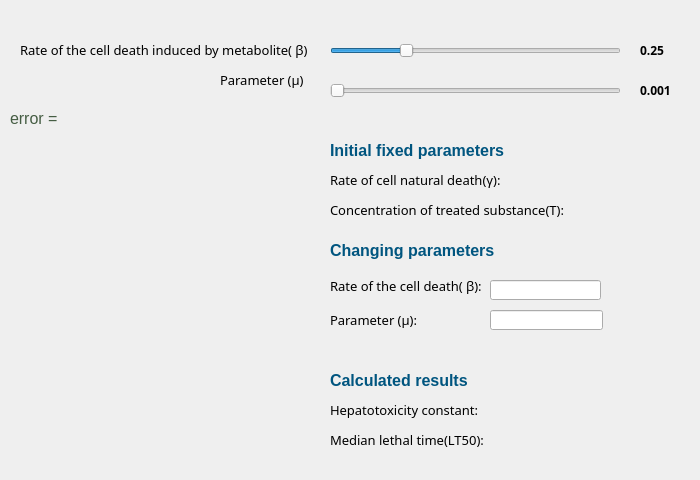
    <widget class="QWidget" name="tab1">
     <attribute name="title">
      <string>Model 1</string>
     </attribute>
     <widget class="QSlider" name="Slider11">
      <property name="geometry">
       <rect>
        <x>330</x>
        <y>40</y>
        <width>291</width>
        <height>22</height>
       </rect>
      </property>
      <property name="styleSheet">
       <string notr="true"/>
      </property>
      <property name="minimum">
       <number>1</number>
      </property>
      <property name="maximum">
       <number>1000</number>
      </property>
      <property name="singleStep">
       <number>50</number>
      </property>
      <property name="value">
       <number>250</number>
      </property>
      <property name="sliderPosition">
       <number>250</number>
      </property>
      <property name="orientation">
       <enum>Qt::Horizontal</enum>
      </property>
     </widget>
     <widget class="QSlider" name="Slider12">
      <property name="geometry">
       <rect>
        <x>330</x>
        <y>80</y>
        <width>291</width>
        <height>22</height>
       </rect>
      </property>
      <property name="minimum">
       <number>1</number>
      </property>
      <property name="maximum">
       <number>10000</number>
      </property>
      <property name="singleStep">
       <number>200</number>
      </property>
      <property name="orientation">
       <enum>Qt::Horizontal</enum>
      </property>
     </widget>
     <widget class="QLabel" name="Slider_Title12">
      <property name="geometry">
       <rect>
        <x>220</x>
        <y>70</y>
        <width>101</width>
        <height>20</height>
       </rect>
      </property>
      <property name="font">
       <font>
        <family>Microsoft YaHei Light</family>
        <pointsize>10</pointsize>
        <weight>50</weight>
        <italic>false</italic>
        <bold>false</bold>
        <underline>false</underline>
        <strikeout>false</strikeout>
       </font>
      </property>
      <property name="text">
       <string>Parameter (μ) </string>
      </property>
     </widget>
     <widget class="QLabel" name="Val11">
      <property name="geometry">
       <rect>
        <x>640</x>
        <y>40</y>
        <width>41</width>
        <height>20</height>
       </rect>
      </property>
      <property name="font">
       <font>
        <family>Microsoft YaHei Light</family>
        <weight>75</weight>
        <bold>true</bold>
       </font>
      </property>
      <property name="text">
       <string>0.25</string>
      </property>
     </widget>
     <widget class="QLabel" name="Val12">
      <property name="geometry">
       <rect>
        <x>640</x>
        <y>80</y>
        <width>41</width>
        <height>20</height>
       </rect>
      </property>
      <property name="font">
       <font>
        <family>Microsoft YaHei Light</family>
        <weight>75</weight>
        <bold>true</bold>
       </font>
      </property>
      <property name="text">
       <string>0.001</string>
      </property>
     </widget>
     <widget class="QWidget" name="text_wg1" native="true">
      <property name="geometry">
       <rect>
        <x>330</x>
        <y>140</y>
        <width>361</width>
        <height>331</height>
       </rect>
      </property>
      <widget class="QLabel" name="lbl1_4">
       <property name="geometry">
        <rect>
         <x>0</x>
         <y>0</y>
         <width>181</width>
         <height>21</height>
        </rect>
       </property>
       <property name="font">
        <font>
         <family>Segoe UI</family>
         <pointsize>12</pointsize>
         <weight>75</weight>
         <bold>true</bold>
        </font>
       </property>
       <property name="styleSheet">
        <string notr="true">color: rgb(0, 85, 127);</string>
       </property>
       <property name="text">
        <string>Initial fixed parameters</string>
       </property>
      </widget>
      <widget class="QLabel" name="lbl1_5">
       <property name="geometry">
        <rect>
         <x>0</x>
         <y>100</y>
         <width>181</width>
         <height>21</height>
        </rect>
       </property>
       <property name="font">
        <font>
         <family>Segoe UI</family>
         <pointsize>12</pointsize>
         <weight>75</weight>
         <bold>true</bold>
        </font>
       </property>
       <property name="styleSheet">
        <string notr="true">color: rgb(0, 85, 127);</string>
       </property>
       <property name="text">
        <string>Changing parameters</string>
       </property>
      </widget>
      <widget class="QLabel" name="lbl1_6">
       <property name="geometry">
        <rect>
         <x>0</x>
         <y>230</y>
         <width>181</width>
         <height>21</height>
        </rect>
       </property>
       <property name="font">
        <font>
         <family>Segoe UI</family>
         <pointsize>12</pointsize>
         <weight>75</weight>
         <bold>true</bold>
        </font>
       </property>
       <property name="styleSheet">
        <string notr="true">color: rgb(0, 85, 127);</string>
       </property>
       <property name="text">
        <string>Calculated results</string>
       </property>
      </widget>
      <widget class="QLabel" name="lbl_median1">
       <property name="geometry">
        <rect>
         <x>0</x>
         <y>290</y>
         <width>351</width>
         <height>20</height>
        </rect>
       </property>
       <property name="font">
        <font>
         <family>Microsoft YaHei Light</family>
         <pointsize>10</pointsize>
         <weight>50</weight>
         <italic>false</italic>
         <bold>false</bold>
         <underline>false</underline>
         <strikeout>false</strikeout>
        </font>
       </property>
       <property name="text">
        <string>Median lethal time(LT50):</string>
       </property>
      </widget>
      <widget class="QLabel" name="lbl_const1">
       <property name="geometry">
        <rect>
         <x>0</x>
         <y>260</y>
         <width>351</width>
         <height>20</height>
        </rect>
       </property>
       <property name="font">
        <font>
         <family>Microsoft YaHei Light</family>
         <pointsize>10</pointsize>
         <weight>50</weight>
         <italic>false</italic>
         <bold>false</bold>
         <underline>false</underline>
         <strikeout>false</strikeout>
        </font>
       </property>
       <property name="text">
        <string>Hepatotoxicity constant:</string>
       </property>
      </widget>
      <widget class="QLabel" name="lbl_gamma1">
       <property name="geometry">
        <rect>
         <x>0</x>
         <y>30</y>
         <width>351</width>
         <height>20</height>
        </rect>
       </property>
       <property name="font">
        <font>
         <family>Microsoft YaHei Light</family>
         <pointsize>10</pointsize>
         <weight>50</weight>
         <italic>false</italic>
         <bold>false</bold>
         <underline>false</underline>
         <strikeout>false</strikeout>
        </font>
       </property>
       <property name="text">
        <string>Rate of cell natural death(γ): </string>
       </property>
      </widget>
      <widget class="QLabel" name="lbl_T1">
       <property name="geometry">
        <rect>
         <x>0</x>
         <y>60</y>
         <width>341</width>
         <height>20</height>
        </rect>
       </property>
       <property name="font">
        <font>
         <family>Microsoft YaHei Light</family>
         <pointsize>10</pointsize>
         <weight>50</weight>
         <italic>false</italic>
         <bold>false</bold>
         <underline>false</underline>
         <strikeout>false</strikeout>
        </font>
       </property>
       <property name="text">
        <string>Concentration of treated substance(T):</string>
       </property>
      </widget>
      <widget class="QLabel" name="lbl_beta1">
       <property name="geometry">
        <rect>
         <x>0</x>
         <y>130</y>
         <width>151</width>
         <height>31</height>
        </rect>
       </property>
       <property name="font">
        <font>
         <family>Microsoft YaHei Light</family>
         <pointsize>10</pointsize>
         <weight>50</weight>
         <italic>false</italic>
         <bold>false</bold>
         <underline>false</underline>
         <strikeout>false</strikeout>
        </font>
       </property>
       <property name="text">
        <string>Rate of the cell death( β):</string>
       </property>
      </widget>
      <widget class="QLabel" name="lbl_nu1">
       <property name="geometry">
        <rect>
         <x>0</x>
         <y>170</y>
         <width>91</width>
         <height>20</height>
        </rect>
       </property>
       <property name="font">
        <font>
         <family>Microsoft YaHei Light</family>
         <pointsize>10</pointsize>
         <weight>50</weight>
         <italic>false</italic>
         <bold>false</bold>
         <underline>false</underline>
         <strikeout>false</strikeout>
        </font>
       </property>
       <property name="text">
        <string>Parameter (μ):</string>
       </property>
      </widget>
      <widget class="QLineEdit" name="edit_beta1">
       <property name="geometry">
        <rect>
         <x>160</x>
         <y>140</y>
         <width>111</width>
         <height>20</height>
        </rect>
       </property>
      </widget>
      <widget class="QLineEdit" name="edit_nu1">
       <property name="geometry">
        <rect>
         <x>160</x>
         <y>170</y>
         <width>113</width>
         <height>20</height>
        </rect>
       </property>
      </widget>
     </widget>
     <widget class="QLabel" name="Slider_Title11">
      <property name="geometry">
       <rect>
        <x>20</x>
        <y>40</y>
        <width>291</width>
        <height>20</height>
       </rect>
      </property>
      <property name="font">
       <font>
        <family>Microsoft YaHei Light</family>
        <pointsize>10</pointsize>
        <weight>50</weight>
        <italic>false</italic>
        <bold>false</bold>
        <underline>false</underline>
        <strikeout>false</strikeout>
       </font>
      </property>
      <property name="text">
       <string>Rate of the cell death induced by metabolite( β)</string>
      </property>
     </widget>
     <widget class="QWidget" name="verticalLayoutWidget">
      <property name="geometry">
       <rect>
        <x>0</x>
        <y>140</y>
        <width>321</width>
        <height>331</height>
       </rect>
      </property>
      <layout class="QVBoxLayout" name="plot_layout1"/>
     </widget>
     <widget class="QLabel" name="error1">
      <property name="geometry">
       <rect>
        <x>10</x>
        <y>110</y>
        <width>181</width>
        <height>16</height>
       </rect>
      </property>
      <property name="font">
       <font>
        <family>Microsoft JhengHei UI</family>
        <pointsize>12</pointsize>
       </font>
      </property>
      <property name="styleSheet">
       <string notr="true">color: rgb(69, 93, 67);</string>
      </property>
      <property name="text">
       <string>error = </string>
      </property>
     </widget>
    </widget>
